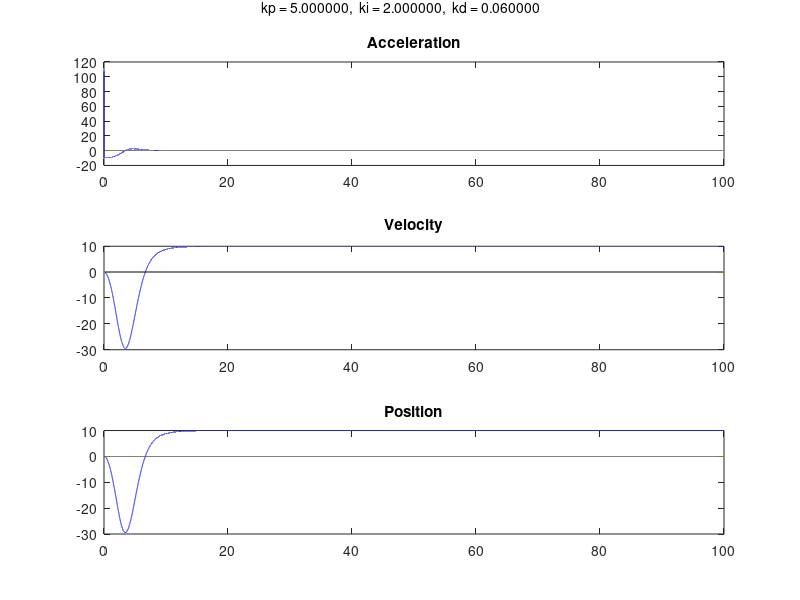
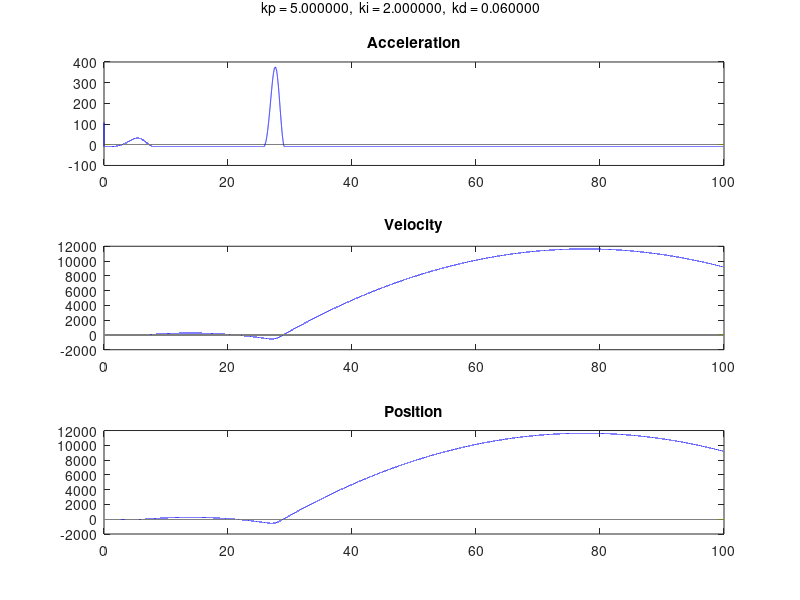
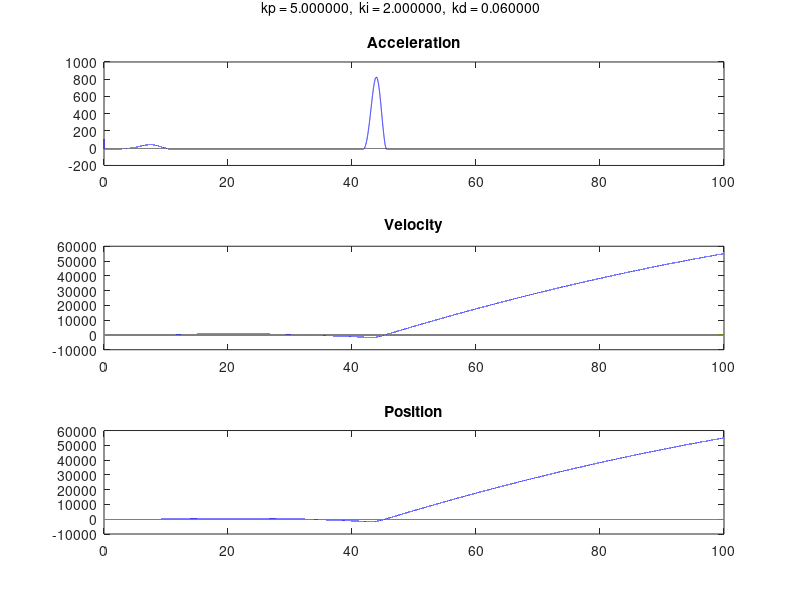

Write the MATLAB code that produced these figures, in order.
function main()
  % Constants
    g = 9.82;    % gravity
    m = 1.0;     % mass of copter
    L = 0.25;    % distance to center
    k = 3e-4;    % propeller constant
    b = 0;       % drag coefficent

  % PID-coefficients
    kp = 5.0;
    ki = 2.0;
    kd = 0.06;

  % Initial values
    a = [ 0 ; 0 ; -g ];
    I = [0.025 0 0; 0 0.025 0; 0 0 0.05];
    v0 = zeros(3,1);
    v = v0;
    v2 = v0;
    a2 = a;
    pos = zeros(3,1);

    pos2 = zeros(3,1);

    thetaVec = zeros(3,1);
    
    refHeight = 10;
    errHeight = ones(4,1)*(pos(3)-refHeight); %
    integral = zeros(4,1);
    %inputs = zeros(4,1);
    errHeight2 = ones(4,1)*(pos2(3)-refHeight); %
    integral2 = zeros(4,1);
    
  % Time variables
    h = 0.001; % step length / delta time
    tStart = 0;
    tStop = 100;
    ta = tStart:h:tStop;
    counter = 0;
   
  % Variables to store values for plots  
    posVec = zeros(3,numel(ta));
    velVec = zeros(3,numel(ta));
    accVec = zeros(3,numel(ta));
    
    v2vec  = zeros(3,numel(ta));
    acc2Vec  = zeros(3,numel(ta));
    pos2Vec  = zeros(3,numel(ta));
    
%     angVec = zeros(3,numel(ta));
%     angVec = zeros(3,numel(ta));
%     angVec = zeros(3,numel(ta));
    
  %Variables for another aproach
    aN = a; 
    vN = v;
    pN = pos;
    
    pNVec = posVec;
    vNVec = velVec;
    aNVec = accVec;
    sumAN = zeros(3,1);
    
    eN =  ones(4,1)*(pN(3)-refHeight);
    integralN = 0;
    %inputsN= zeros(4,1);
    %thrustTotN = zeros(4,1);
    asum = 0;
       
    for t = ta;
        counter = counter +1;
       
        errHeightPrev = errHeight;
        errHeight = ones(4,1) * (refHeight - pos(3)); %DETTA M?STE ?NDRAS N?R VI INF?R VINKLAR
        
        errHeightPrev2 = errHeight2;
        errHeight2 = ones(4,1) * (refHeight - pos2(3)); %DETTA M?STE ?NDRAS N?R VI INF?R VINKLAR
        
        [inputs, integral] = pidHeight( kp,ki,kd,errHeight, errHeightPrev, h, integral);
        thrustTot = thrust(k,inputs);
        
        [inputs2, integral2] = pidHeight( kp,ki,kd,errHeight2, errHeightPrev2, h, integral2);
        thrustTot2 = thrust(k,inputs2);
     
        rotMat = rotation( thetaVec );
        
        %TODO uppdatera vinklar
        
        a = acceleration(g, rotMat, thrustTot, m);
        asum = asum + a;
        %v = h*asum;
        v = velocity(a, t, v0);

        
        a2 = acceleration(g, rotMat, thrustTot2, m);
        v2 = v2 + h*a2;
        
        aa = angAcceleration(I, inputs, L, b, k);

        pos = pos + h * v; %Euler
        
        pos2 = pos2 + h * v2; %Euler
        
        v2vec(:,counter) = v2;
        pos2Vec(:,counter) = pos2;
        acc2Vec(:,counter) = a2;
        
        posVec(:,counter) = pos;
        velVec(:,counter) = v;
        accVec(:,counter) = a;
        
%The other aproach
        eNprev = eN;
        eN = refHeight - pN(3);

        [inputsN, integralN] = pidHeightN( eN, eNprev, h, integralN);
        thrustTotN = thrust(k,inputsN);

        aN = -[0;0;g] + (rotMat * [0;0;thrustTotN]) / m;
        sumAN = aN + sumAN;
        vN = h * sumAN;
        pN = pN + vN*h;
        
        pNVec(:,counter) = pN;
        vNVec(:,counter) = vN;
        aNVec(:,counter) = aN;
    end

    subplotFunc(ta, accVec,velVec, posVec, sprintf('\b kp = %f,  ki = %f,  kd = %f',kp,ki,kd)); 
    subplotFunc(ta, acc2Vec,v2vec, pos2Vec, sprintf('\b kp = %f,  ki = %f,  kd = %f',kp,ki,kd)); 
    subplotFunc(ta, aNVec, vNVec, pNVec, sprintf('\b kp = %f,  ki = %f,  kd = %f',kp,ki,kd)); 

    %     figure
%     plot(ta,v2vec(3,:));


end

function acc = acceleration(g , rotMat, thrustTot, m)
    gravity = [0; 0; -g];
    acc = gravity + (rotMat * [0;0;thrustTot]) ./ m; %3x1-vector 
end

% Compute torques, given current inputs, length, drag coefficient, and thrust coefficient.

function tau = torques(inputs, L, b, k)

tau = [
    L*k*(inputs(1)-inputs(3)) 
    L*k*(inputs(2)-inputs(4))
    b*(inputs(1)-inputs(2)+inputs(3)-inputs(4))
    ];
    
end

function angAcc = angAcceleration(I, inputs, L, b, k)
    tau = torques(inputs, L, b, k);                       % vec3 of torques in x,y,z
    angAcc = inv(I)*tau;

end

function angVel = angVelocity(aa, t)
    angVel = aa*t;
end

function vel = velocity(a,t, v0)
    vel = a*t + v0; 
end

function thrustTot = thrust(k, inputs)
    thrustTot = k*sum(inputs.^2); %d?r input ?r en 4x1-vector inneh?llandes de fyra rotorernas vinkelhastighet.
end

function [input,integral] = pidHeight(kp,ki,kd,errHeight, errHeightPrev,h,integral)
    integral = integral + errHeight*h;
    derivative = ((errHeight-errHeightPrev)./h);
    input = (kp*errHeight + ki*integral + kd*derivative)./4;
    
    control = input < 0; % We cant have negative input, therefore
    input(control) = 0;  % we set all negative values to zero
end

function [inputN,integralN] = pidHeightN(eN, eNprev,h,integralN)
    kp = 5.0;%3;
    ki = 2.0;%5.5;
    kd = 0.06;%4;
    integralN = integralN + eN*h;
    derivative = ((eN-eNprev)./h);
    inputN = (kp*eN + ki*integralN + kd*derivative)./4;
    
    control = inputN < 0; % We cant have negative input, therefore
    inputN(control) = 0;  % we set all negative values to zero
end

function rotMat = rotation( thetaVec )
    roll    = thetaVec(1);
    pitch   = thetaVec(2);
    yaw     = thetaVec(3);

    rotMat = zeros(3);
    rotMat(:, 1) = [
        cos(yaw) * cos(pitch)
        cos(pitch) * sin(yaw)
        - sin(pitch)
    ];
    rotMat(:, 2) = [
        cos(yaw) * sin(pitch) * sin(roll) - cos(roll) * sin(yaw)
        cos(yaw) * cos(roll) + sin(yaw) * sin(pitch) * sin(roll)
        cos(pitch) * sin(roll)
    ];
    rotMat(:, 3) = [
        sin(yaw) * sin(roll) + cos(yaw) * cos(roll) * sin(pitch)
        cos(roll) * sin(yaw) * sin(pitch) - cos(yaw) * sin(roll)
        cos(pitch) * cos(roll)
    ];
end

function subplotFunc(x,y1,y2,y3,str)
    figure
    subplot(3,1,1)
            plot(x, y1(1,:), 'r')       %plot z acc
            hold on
            plot(x, y1(2,:), 'g')
            plot(x, y1(3,:), 'b')
            title('Acceleration')
                subplot(3,1,2)
                plot(x,y2(1,:), 'r')    %plot z vel
                hold on
                plot(x, y3(2,:),'g')
                plot(x, y3(3,:), 'b')
                title('Velocity')
                    subplot(3,1,3)
                    plot(x, y3(1,:), 'r')%plot z pos
                    hold on
                    plot(x, y3(2,:), 'g')
                    plot(x, y3(3,:), 'b')
                    title('Position')

                    ha = axes('Position',[0 0.9 1 1],'Xlim',[0 1],'Ylim',[0 1],'Box','off','Visible','off','Units','normalized', 'clipping' , 'off');

    text(0.5, 0.1,str,'HorizontalAlignment' ,'center','VerticalAlignment', 'top')

end
